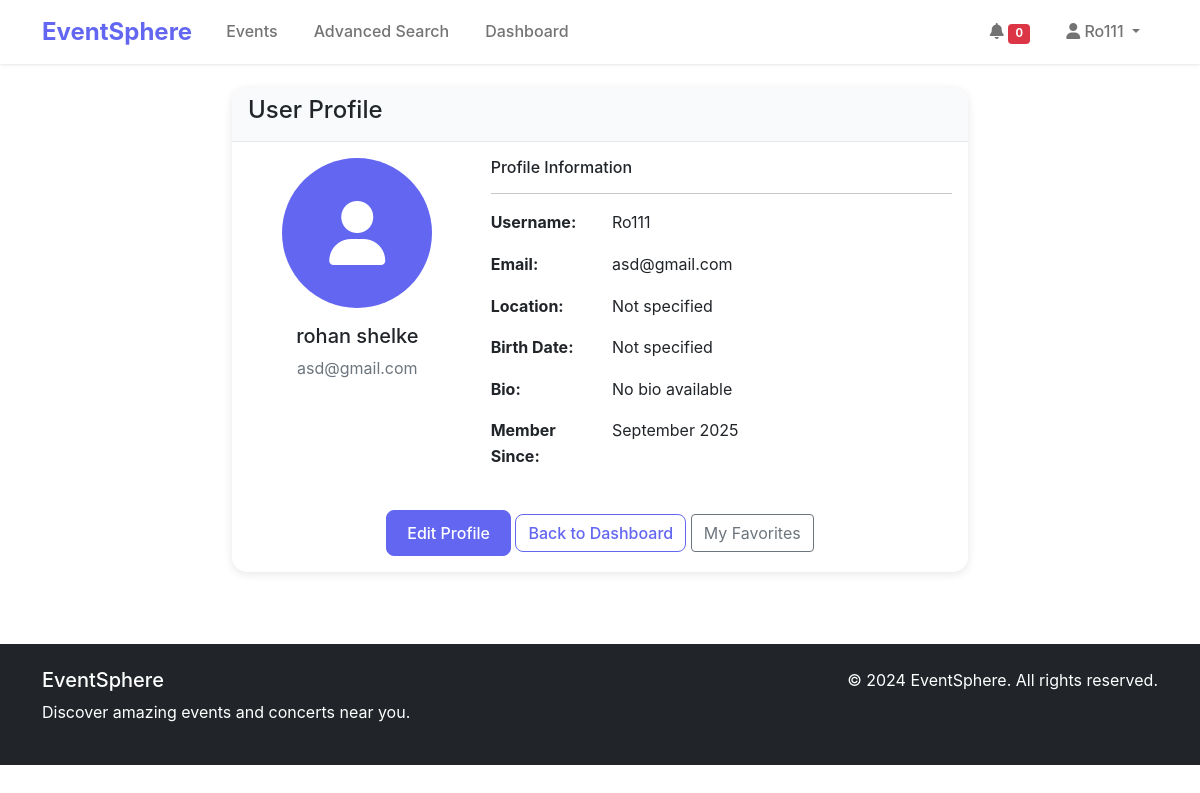
Page /accounts/profile/ (signed in) on the committed database.
### accounts/models.py (models this page shows, shortened)
class UserProfile(models.Model):
    user = models.OneToOneField(User, on_delete=models.CASCADE)
    bio = models.TextField(max_length=500, blank=True)
    location = models.CharField(max_length=30, blank=True)
    birth_date = models.DateField(null=True, blank=True)
    avatar = models.ImageField(upload_to='avatars/', blank=True, null=True)

### accounts/views.py (the view)
# urls.py: path('profile/', views.profile_view, name='profile'),
@login_required
def profile_view(request):
    profile, created = UserProfile.objects.get_or_create(user=request.user)
    return render(request, 'accounts/profile.html', {'profile': profile})

### templates/accounts/profile.html (shortened to what this page needs)
{% extends 'base.html' %}
{% load static %}
{% block content %}
<div class="container py-4">
    <div class="row">
        <div class="col-md-8 mx-auto">
            <div class="card">
                <div class="card-header">
                    <h4>User Profile</h4>
                </div>
                <div class="card-body">
                    <div class="row">
                        <div class="col-md-4 text-center">
                            {% if profile.avatar %}
                            <img src="{{ profile.avatar.url }}" alt="Avatar" class="rounded-circle mb-3" style="width: 150px; height: 150px; object-fit: cover;">
                            {% else %}
                            <div class="bg-primary rounded-circle mx-auto mb-3 d-flex align-items-center justify-content-center" style="width: 150px; height: 150px;">
                                <i class="fas fa-user fa-4x text-white"></i>
                            </div>
                            {% endif %}
                            <h5>{{ user.get_full_name|default:user.username }}</h5>
                            <p class="text-muted">{{ user.email }}</p>
                        </div>
                        <div class="col-md-8">
                            <h6>Profile Information</h6>
                            <hr>
                            <div class="row mb-3">
                                <div class="col-sm-3"><strong>Username:</strong></div>
                                <div class="col-sm-9">{{ user.username }}</div>
                            </div>
                            <div class="row mb-3">
                                <div class="col-sm-3"><strong>Email:</strong></div>
                                <div class="col-sm-9">{{ user.email }}</div>
                            </div>
                            <div class="row mb-3">
                                <div class="col-sm-3"><strong>Location:</strong></div>
                                <div class="col-sm-9">{{ profile.location|default:"Not specified" }}</div>
                            </div>
                            <div class="row mb-3">
                                <div class="col-sm-3"><strong>Birth Date:</strong></div>
                                <div class="col-sm-9">{{ profile.birth_date|default:"Not specified" }}</div>
                            </div>
                            <div class="row mb-3">
                                <div class="col-sm-3"><strong>Bio:</strong></div>
                                <div class="col-sm-9">{{ profile.bio|default:"No bio available" }}</div>
                            </div>
                            <div class="row mb-3">
                                <div class="col-sm-3"><strong>Member Since:</strong></div>
                                <div class="col-sm-9">{{ user.date_joined|date:"F Y" }}</div>
                            </div>
                        </div>
                    </div>
                    <div class="text-center mt-4">
                        <a href="{% url 'accounts:edit_profile' %}" class="btn btn-primary">Edit Profile</a>
                        <a href="{% url 'dashboard:dashboard' %}" class="btn btn-outline-primary">Back to Dashboard</a>
                        <a href="{% url 'dashboard:favorites' %}" class="btn btn-outline-secondary">My Favorites</a>
                    </div>
                </div>
            </div>
        </div>
    </div>
</div>
{% endblock %}

### templates/base.html (shortened to what this page needs)
<!DOCTYPE html>
<html lang="en">
<head>
    {% load static %}
    <link href="https://cdn.jsdelivr.net/npm/bootstrap@5.1.3/dist/css/bootstrap.min.css" rel="stylesheet">
    <link href="https://cdnjs.cloudflare.com/ajax/libs/font-awesome/6.0.0/css/all.min.css" rel="stylesheet">
    <link href="{% static 'css/style.css' %}" rel="stylesheet">
</head>
<body>
    <nav class="navbar navbar-expand-lg navbar-light bg-white shadow-sm">
        <div class="container">
            <a class="navbar-brand fw-bold" href="{% url 'home' %}">EventSphere</a>
            <div class="collapse navbar-collapse" id="navbarNav">
                <ul class="navbar-nav me-auto">
                    <li class="nav-item">
                        <a class="nav-link" href="{% url 'events:event_list' %}">Events</a>
                    </li>
                    <li class="nav-item">
                        <a class="nav-link" href="{% url 'events:advanced_search' %}">Advanced Search</a>
                    </li>
                    {% if user.is_authenticated %}
                    <li class="nav-item">
                        <a class="nav-link" href="{% url 'dashboard:dashboard' %}">Dashboard</a>
                    </li>
                    {% endif %}
                </ul>
                <ul class="navbar-nav">
                    {% if user.is_authenticated %}
                    <li class="nav-item">
                        <a class="nav-link" href="{% url 'notifications:notification_list' %}">
                            <i class="fas fa-bell"></i>
                            <span class="badge bg-danger" id="notification-count" style="font-size: 0.7em;">0</span>
                        </a>
                    </li>
                    <li class="nav-item dropdown">
                        <a class="nav-link dropdown-toggle" href="#" id="navbarDropdown" role="button" data-bs-toggle="dropdown">
                            <i class="fas fa-user"></i> {{ user.username }}
                        </a>
                    </li>
                    {% endif %}
                </ul>
            </div>
        </div>
    </nav>
    <main>
        {% block content %}
        {% endblock %}
    </main>
    <footer class="bg-dark text-white py-4 mt-5">
        <div class="container">
            <div class="row">
                <div class="col-md-6">
                    <h5>EventSphere</h5>
                    <p>Discover amazing events and concerts near you.</p>
                </div>
                <div class="col-md-6 text-md-end">
                    <p>&copy; 2024 EventSphere. All rights reserved.</p>
                </div>
            </div>
        </div>
    </footer>
</body>
</html>

### static/css/style.css (style rules this page uses)
:root { --primary-color: #6366f1; --secondary-color: #8b5cf6; --dark-color: #1f2937; --light-color: #f8fafc; }
body { font-family: 'Inter', -apple-system, BlinkMacSystemFont, sans-serif; line-height: 1.6; }
.navbar-brand { font-size: 1.5rem; color: var(--primary-color) !important; }
.navbar-nav .nav-link { font-weight: 500; margin: 0 10px; }
.btn-primary { background-color: var(--primary-color); border-color: var(--primary-color); border-radius: 8px; font-weight: 500; padding: 10px 20px; }
.btn-outline-primary { color: var(--primary-color); border-color: var(--primary-color); border-radius: 8px; font-weight: 500; }
.card { border: none; border-radius: 15px; box-shadow: 0 2px 10px rgba(0, 0, 0, 0.1); }
.card-header { background-color: var(--light-color); border-bottom: 1px solid #e5e7eb; border-radius: 15px 15px 0 0 !important; font-weight: 600; }
.bg-primary { background-color: var(--primary-color) !important; }
.shadow-sm { box-shadow: 0 1px 3px rgba(0, 0, 0, 0.1) !important; }
footer { margin-top: auto; }

### rows in the picture
UserProfile: location "Not specified", birth_date "Not specified", bio "No bio available"

### other values in the picture
{{ user.username }} "Ro111"
{{ user.get_full_name|default:user.username }} "rohan shelke"
{{ user.email }} "asd@gmail.com"
{{ user.date_joined|date:"F Y" }} "September 2025"
